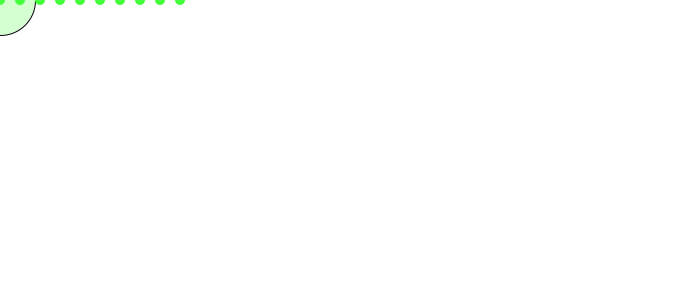
Frame 1 (no input)
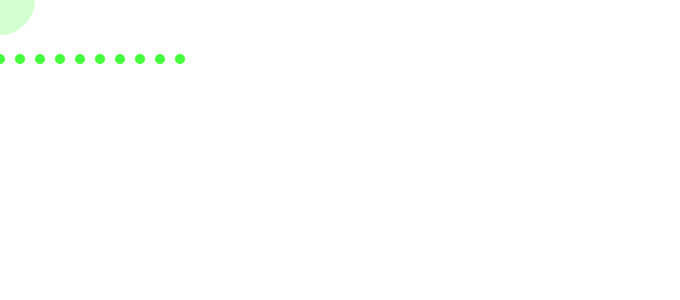
Frame 60 (the mouse pressed at the canvas centre just before this capture)
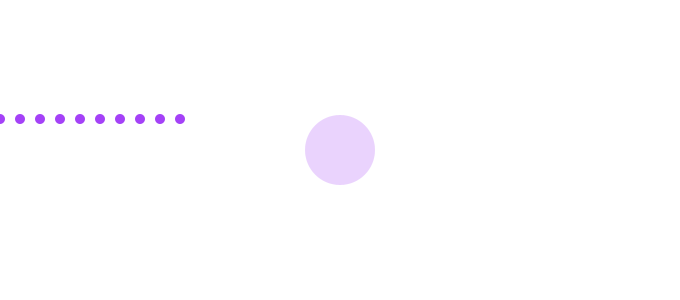
Frame 120 (the mouse held since frame 60 and released just before this capture)

The Processing sketch that drew these frames (run headless with seeded random() and noise(); from frame 60 on, the mouse is pressed at the canvas centre):

// Processing sketch: aula_introducao
// ── aula_introducao.pde
color cor;
int alt;

void setup(){
  size(680, 300); // tamanho do canvas (largura, altura)
  cor = color(70, 255, 60);
  alt = 0;
}

void draw(){
  background(255, 255, 255); //RGB-A
  fill(cor, 60);
  ellipse(mouseX, mouseY, 70, 70); // a elipse acompanha o trajeto do cursos do mouse(eixo x, eixo y)
  bola();
}

void mousePressed(){
  cor = color(random(0, 255), random(0, 255), random(100, 255)); // altera a cor aleatoriamente com o clique do mouse
}

void bola(){
  noStroke();
  fill(cor);
  
  for (int i = 0; i < 10; i++){
  ellipse(i*20, alt, 10, 10);
  }
  
  
  if(alt < height){
  alt = alt + 1;
  }
}  
